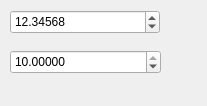
<?xml version="1.0" encoding="UTF-8"?>
<ui version="4.0">
 <class>Dialog</class>
 <widget class="QDialog" name="Dialog">
  <property name="geometry">
   <rect>
    <x>0</x>
    <y>0</y>
    <width>207</width>
    <height>106</height>
   </rect>
  </property>
  <property name="windowTitle">
   <string>Dialog</string>
  </property>
  <widget class="QDoubleSpinBox" name="doubleSpinBox">
   <property name="geometry">
    <rect>
     <x>10</x>
     <y>10</y>
     <width>150</width>
     <height>24</height>
    </rect>
   </property>
   <property name="decimals">
    <number>5</number>
   </property>
   <property name="singleStep">
    <double>0.100000000000000</double>
   </property>
   <property name="value">
    <double>12.345680000000000</double>
   </property>
  </widget>
  <widget class="PyDMSpinbox" name="PyDMSpinbox">
   <property name="geometry">
    <rect>
     <x>10</x>
     <y>50</y>
     <width>151</width>
     <height>24</height>
    </rect>
   </property>
   <property name="toolTip">
    <string/>
   </property>
   <property name="suffix">
    <string/>
   </property>
   <property name="decimals">
    <number>5</number>
   </property>
   <property name="minimum">
    <double>-10.000000000000000</double>
   </property>
   <property name="maximum">
    <double>10.000000000000000</double>
   </property>
   <property name="singleStep">
    <double>0.100000000000000</double>
   </property>
   <property name="value">
    <double>10.000000000000000</double>
   </property>
   <property name="channel" stdset="0">
    <string>ca://sky:userCalc2.A</string>
   </property>
   <property name="showStepExponent" stdset="0">
    <bool>false</bool>
   </property>
  </widget>
 </widget>
 <customwidgets>
  <customwidget>
   <class>PyDMSpinbox</class>
   <extends>QDoubleSpinBox</extends>
   <header>pydm.widgets.spinbox</header>
  </customwidget>
 </customwidgets>
 <resources/>
 <connections/>
</ui>
